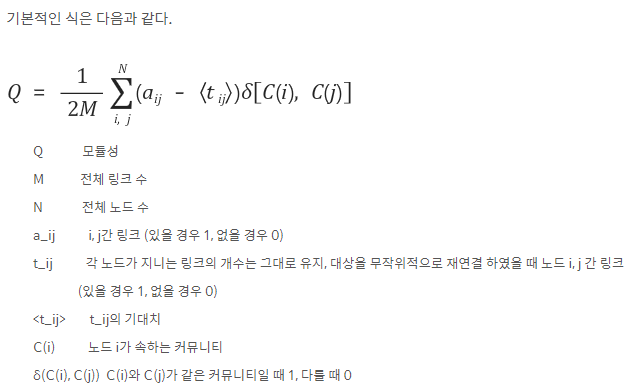
#> input picture z_after_20211012_20240606/image/Modularity.png, 629 x 388 px, given in place of my_love.jpg, which was not available
$ jupyter execute _20211128_conver_image_to_cartoon_style.ipynb   (text cells are left out)
#> lines starting #> are read from the running program, lines starting #| are printed output that depends on the picture; pictures that were not available may be replaced by others from this repository, and a replacement may not be noted
[cell 1]
# importing libraries
import cv2
# pip install opencv-python
import numpy as np

[cell 2]
# reading image
img = cv2.imread("image/my_love.jpg")
#> img is the input picture: shape (388, 629, 3); mean B, G, R 250.5, 250.5, 250.5

[cell 3]
# Edges - option 1
gray = cv2.cvtColor(img, cv2.COLOR_BGR2GRAY)
gray = cv2.medianBlur(gray, 5)
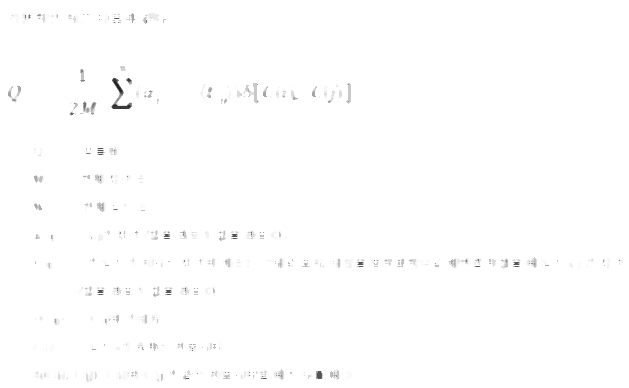
#> gray: shape (388, 629); min 35, max 255, mean 253.9
edges = cv2.adaptiveThreshold(gray, 255,
                               cv2.ADAPTIVE_THRESH_MEAN_C,
                               cv2.THRESH_BINARY, 9, 9)
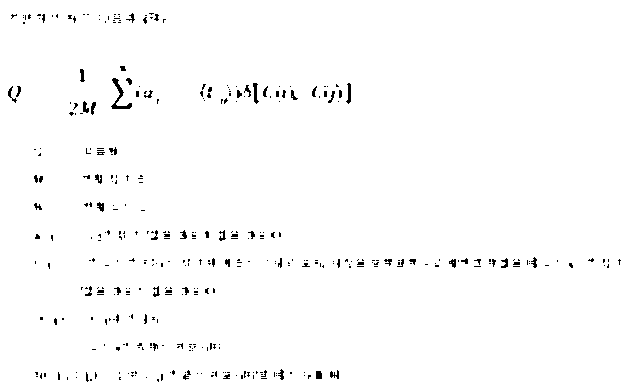
#> edges: shape (388, 629); 98.5% white; black in thin lines or dots

[cell 4]
# Cartoonization
color = cv2.bilateralFilter(img, 9,250,250)
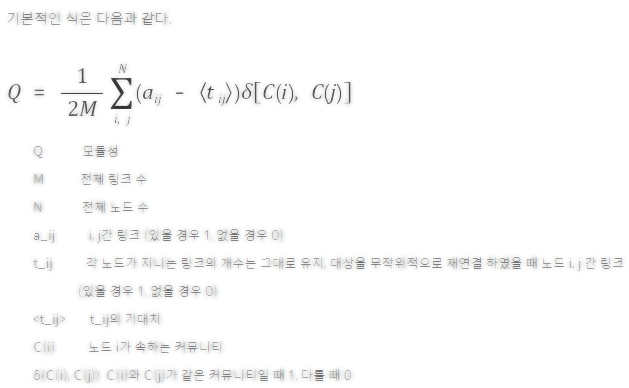
#> color: shape (388, 629, 3); mean B, G, R 251.2, 251.3, 251.2
cartoon = cv2.bitwise_and(color,color,mask=edges)
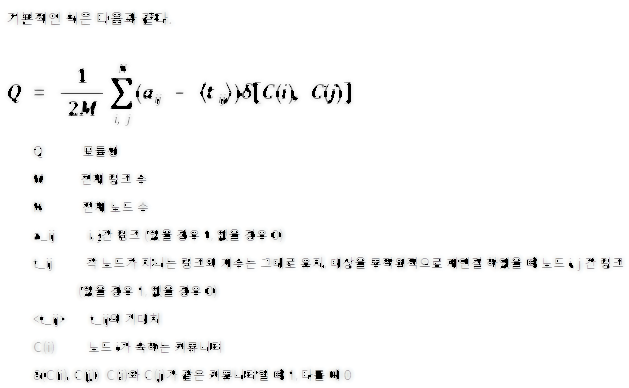
#> cartoon: shape (388, 629, 3); mean B, G, R 248.5, 248.6, 248.5

cv2.imshow("Image",img)
cv2.imshow("endges",edges)
cv2.imshow("Cartoon",cartoon)
cv2.waitKey(0)
cv2.destroyAllWindows()

[cell 5]
import cv2

img = cv2.imread('image/test_image.jpeg', cv2.IMREAD_COLOR)
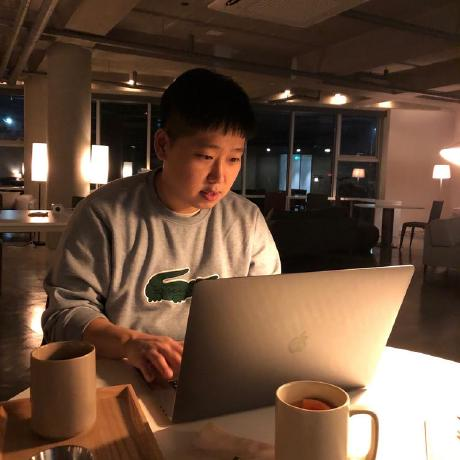
#> input picture z_after_20211012_20240606/image/test_image.jpeg, 460 x 460 px
#> img is the input picture: shape (460, 460, 3); mean B, G, R 59.6, 76.9, 102.2
cartoon_img = cv2.stylization(img, sigma_s=200, sigma_r=0.5)
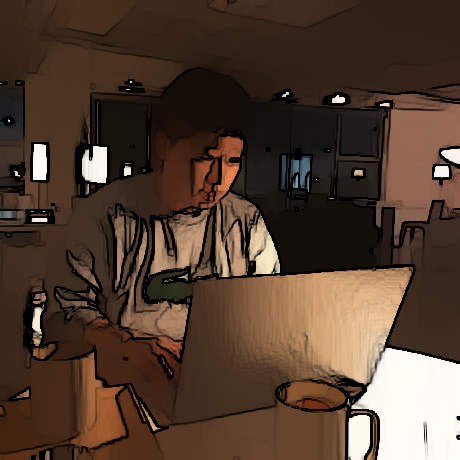
#> cartoon_img: shape (460, 460, 3); mean B, G, R 48.1, 62.1, 82.6

# [4 lines of commented-out code are left out]

cv2.imwrite('cartoon_test.jpg', cartoon_img)
#> Out = True

[cell 6]
import cv2
img = cv2.imread('image/my_love.jpg', cv2.IMREAD_COLOR)

[cell 7]
cartoon_image1, cartoon_image2  = cv2.pencilSketch(img, sigma_s=100, sigma_r=0.3, shade_factor=0.02)
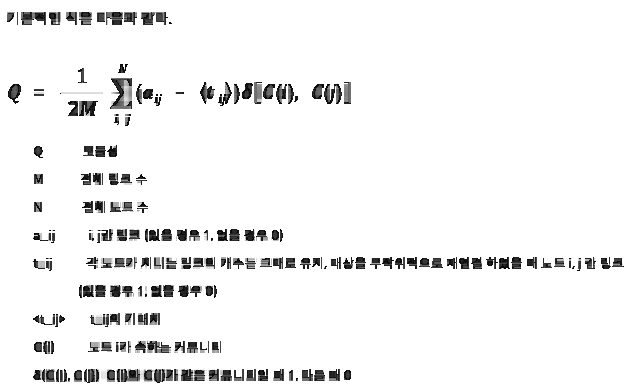
#> cartoon_image1: shape (388, 629); min 10, max 255, mean 242.1
